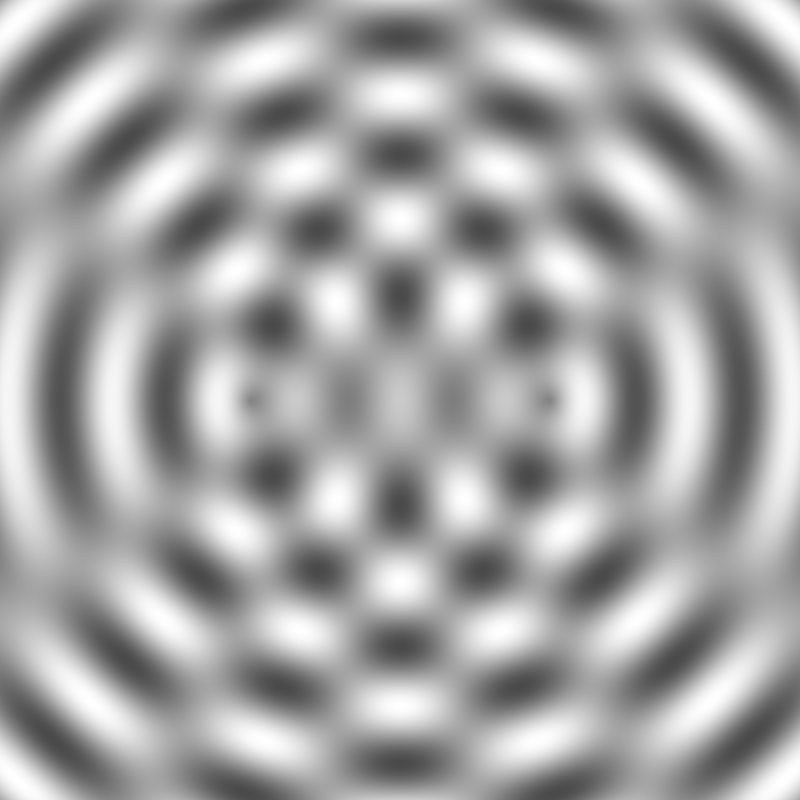
Frame 1 (no input)
Frame 60 (the mouse pressed at the canvas centre just before this capture): identical to frame 1, image omitted
Frame 120 (the mouse held since frame 60 and released just before this capture): identical to frame 1, image omitted

The Processing sketch that drew this single still picture (run headless with seeded random() and noise(); from frame 60 on, the mouse is pressed at the canvas centre):

// Processing sketch: wave_propagation
// ── wave_propagation.pde
float dx = 1;
float dy = 1;
float a;

// 複数の波源の位置
PVector[] sources;

void setup() {
  size(800, 800);
  background(255);
  translate(width/2, height/2);
  
  // 波源の位置（中心からの相対座標）
  sources = new PVector[2];
  sources[0] = new PVector(-150, 0);  // 左
  sources[1] = new PVector(150, 0);   // 右

  float maxDist = dist(0, 0, width/2, height/2);
  float baseFreq = 0.06;

  for (float x = -width/2; x < width/2; x += dx) {
    for (float y = -height/2; y < height/2; y += dy) {
      float sum = 0;

      for (int i = 0; i < sources.length; i++) {
        float r = dist(x, y, sources[i].x, sources[i].y);
        float wave = sin(r * baseFreq);
        sum += wave;
      }

      // 合成波：平均 or スケーリング（ここでは平均）
      float combined = sum / sources.length;
      
      // 合成波を透明度にマッピング
      a = map(combined, -1, 1, 0, 255);
      
      //stroke(0, a);
      stroke(a);
      point(x, y);
    }
  }
}

void draw() {
}
